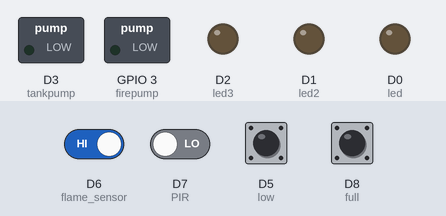
Simulated run of this sketch. Board: ESP8266 (NodeMCU). Shown: switched loads named in the sketch (green lamp = pin HIGH), output pins drawn as LEDs (lit = HIGH). The test bench sets the inputs (shaded band); at power-on: D5 (low), D6 (flame_sensor), D8 (full) HIGH, D7 (PIR) LOW. WiFi joins after 1.5 s; servers stay silent unless stated; the Firebase database answers and starts empty.

Above: at 2.7 s.
2.8 s: D6 (flame_sensor) driven LOW
At 4.4 s:
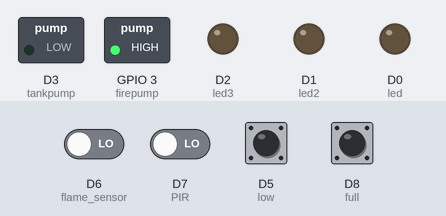
Timing chart, 0 to 5.9 s (numbered marks = the images above; inputs shaded):
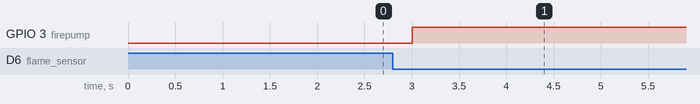

The sketch:

firebase_ino_v2.ino
```cpp
/*
   Created by nurullah Sadekeen
   Email: nurullahsadekin@gmail.com
*/


//FirebaseESP8266.h must be included before ESP8266WiFi.h
#include "FirebaseESP8266.h"	// Install Firebase ESP8266 library
#include <ESP8266WiFi.h>	// Install DHT11 Library and Adafruit Unified Sensor Library


#define FIREBASE_HOST "fir-iot-c6f4c.firebaseio.com" //Without http:// or https:// schemes
#define FIREBASE_AUTH "5z9Mz5pyxgSnnbfwDil7f9qGZzCbZt8zu3kgOmWF"
#define WIFI_SSID "eub"
#define WIFI_PASSWORD "eubsixteen"

//#define DHTPIN 2		// Connect Data pin of DHT to D2
int flame_detected;
int led = D0;	// Connect LED to D4
int led2 = D1;
int led3 = D2;
int tankpump = D3;
int firepump = D9;
int flame_sensor = D6;
int PIR = D7;
int full = D8;
int low = D5;
// Connect LED to D5

//#define DHTTYPE    DHT11
//DHT dht(DHTPIN, DHTTYPE);

//Define FirebaseESP8266 data object
FirebaseData firebaseData;
FirebaseData ledData;
FirebaseData led2Data;

FirebaseJson json;


void setup()
{

  //Serial.begin(115200);

  //dht.begin();
    pinMode(led,OUTPUT);
    pinMode(led2,OUTPUT);
     pinMode(led3,OUTPUT);
      pinMode(firepump,OUTPUT);
       pinMode(tankpump,OUTPUT);
        pinMode(flame_sensor,INPUT);
         pinMode(PIR,INPUT);
          pinMode(full,INPUT);
           pinMode(low,INPUT);
           digitalWrite(firepump,LOW);
           digitalWrite(tankpump,LOW);
           digitalWrite(led3,LOW);
           digitalWrite(led,LOW);
           digitalWrite(led2,LOW);

  WiFi.begin(WIFI_SSID, WIFI_PASSWORD);
  //Serial.print("Connecting to Wi-Fi");
  while (WiFi.status() != WL_CONNECTED)
  {
    //Serial.print(".");
    delay(300);
  }
  //Serial.println();
  //Serial.print("Connected with IP: ");
  //Serial.println(WiFi.localIP());
  //Serial.println();

  Firebase.begin(FIREBASE_HOST, FIREBASE_AUTH);
  Firebase.reconnectWiFi(true);

}
void loop() {
  if ((Firebase.getString(ledData, "/FirebaseIOT/led"))&&(Firebase.getString(led2Data, "/FirebaseIOT/led2"))){
   //Serial.println(ledData.stringData());
    if (ledData.stringData() == "0") {
    digitalWrite(led, HIGH);
    }
  else if (ledData.stringData() == "1"){
    digitalWrite(led, LOW);
    }
    if (led2Data.stringData() == "0") {
    digitalWrite(led2, HIGH);
    }
  else if (led2Data.stringData() == "1"){
    digitalWrite(led2, LOW);
    }
  }
  ////////////////////Motion Detection////////////////////////////////
  if (digitalRead (PIR) == HIGH)
 {
  digitalWrite (led3,HIGH);
  }
else {
    digitalWrite (led3,LOW);
  }
 //////////////////////////////////Flame/////////////////////////////
 flame_detected = digitalRead(flame_sensor);
  if (flame_detected == 0)
  {
    //Serial.println("Flame detected...! take action immediately.");
    digitalWrite(firepump, HIGH);
    delay(10000);
  }
  else
  {
    //Serial.println("No flame detected. stay cool");
    digitalWrite(firepump, LOW);
  }
  /////////////////////////////////////Tank//////////////////////////////////
   if (digitalRead(full) == LOW && digitalRead(low) == LOW)
  {
    digitalWrite(tankpump, HIGH);
    }
    else if(digitalRead(full) == HIGH && digitalRead(low) == HIGH) {
  digitalWrite(tankpump, LOW);
  }
}
```

Measured:
- after the input at 2.8 s, GPIO 3 (firepump): LOW → HIGH after 0.20 s
